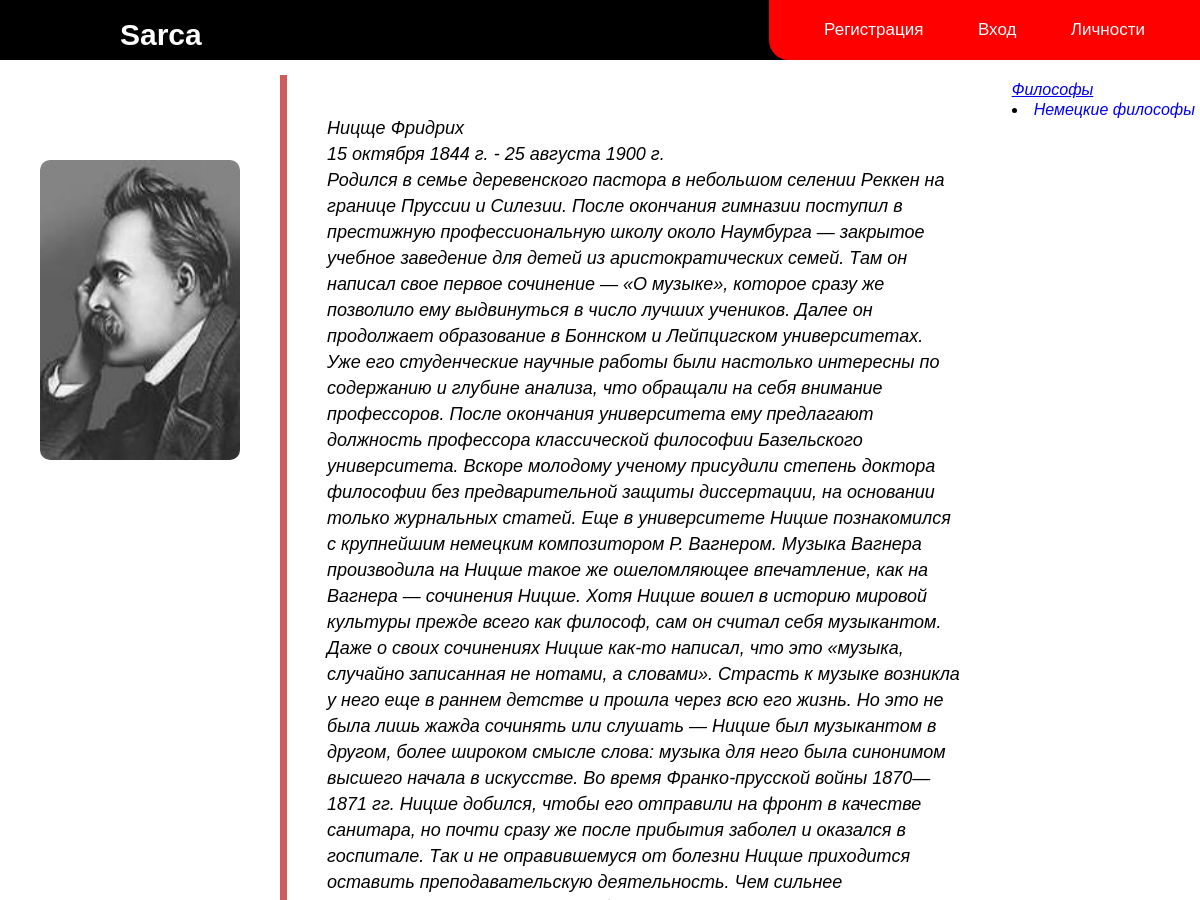
/individuals/ (upper part), run on an earlier commit of the app's database.
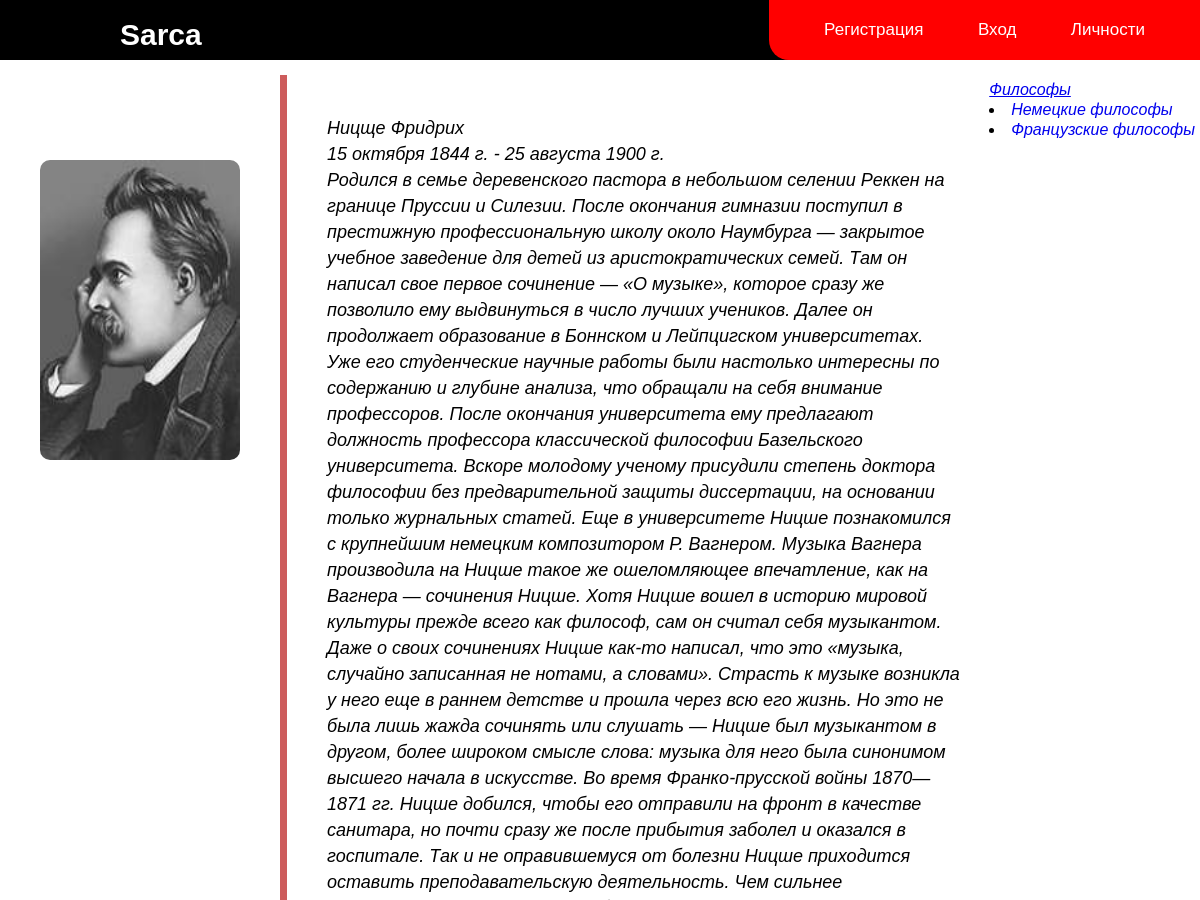
And on a later commit of the database.
### Philosophy/models.py (models this page shows, shortened)
class category(models.Model):
    name = models.CharField(max_length=255, db_index=True, verbose_name='Категория')
    def get_absolute_url(self):
        return reverse('category', kwargs={'category_id': self.pk})
    class Meta:
        verbose_name = 'Категория'
        verbose_name_plural = 'Категорий'

class Individuals(models.Model):
    name = models.CharField(max_length=100, verbose_name='Имя философа')
    surname = models.CharField(max_length=100, verbose_name='Фамилия философа')
    biography = models.TextField(verbose_name='Биография')
    photo = models.ImageField(verbose_name='Фото',null = True)
    birth_time = models.DateField(verbose_name='День рождения')
    death_time = models.DateField(verbose_name='День смерти')
    category= models.ForeignKey('category', on_delete=models.PROTECT, verbose_name='Категория')
    class Meta:
        verbose_name = 'Личность'
        verbose_name_plural = 'Личности'

### Philosophy/views.py (the view)
class IndividualsAbout(ListView):
    model = Individuals
    template_name = 'Philosophy/Individuals.html'
    context_object_name = 'posts'
    def get_context_data(self, *, object_list=None, **kwargs):
        context = super().get_context_data(**kwargs)
        context['title'] = 'Личности'
        context['cat'] = category.objects.all()
        return context

### templates/Philosophy/Individuals.html (shortened to what this page needs)
{% extends 'Philosophy/base.html' %}
{% block Content %}
                <div class = 'individ-category'>
                        {% if cat_selected == 0 %}
                            <li>
                                 <a > Философы </a>
                             </li>
                            {% else %}
                             <a href = "{% url 'individuals' %}"> Философы </a>
                        {% endif %}
                        {% for category in cat %}
                            {% if category.pk == cat_selected %}
                                <li>{{ category.name }}</li>
                            {% else %}
                                <li>
                                    <a href="{{ category.get_absolute_url }}" >{{ category.name }}</a>
                                </li>
                            {% endif %}
                        {% endfor %}
                </div>
            {% for individ in posts%}
                <div class = "individ-block">
                 <div class = 'image-container'>
                     <img src="{{individ.photo.url}} " alt="Individual" class="individ-photo">
                 </div>
                 <div class="container-individ">
                        <p>{{ individ.name }} {{ individ.surname }}</p>
                        <p>{{ individ.birth_time }} - {{ individ.death_time }}</p>
                        <p>{{ individ.biography }}</p>
                 </div>
                </div>
            {% endfor %}
{% endblock Content %}

What changed in the data, as far as the page shows it:
added category: name "Французские философы"
